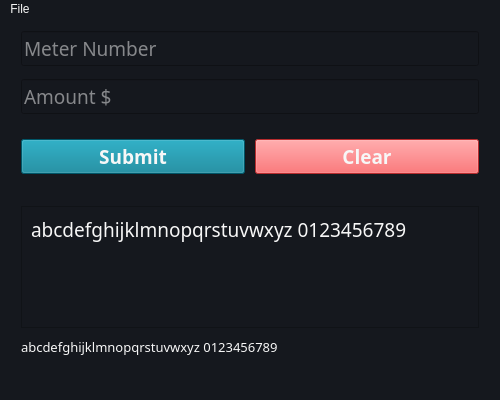
<?xml version="1.0" encoding="UTF-8"?>
<ui version="4.0">
 <class>MainWindow</class>
 <widget class="QMainWindow" name="MainWindow">
  <property name="geometry">
   <rect>
    <x>0</x>
    <y>0</y>
    <width>500</width>
    <height>400</height>
   </rect>
  </property>
  <property name="minimumSize">
   <size>
    <width>500</width>
    <height>400</height>
   </size>
  </property>
  <property name="windowTitle">
   <string>Utility Token Payment Automator</string>
  </property>
  <property name="windowIcon">
   <iconset resource="../static/assets/icons/app_icon.qrc">
    <normaloff>:/main/receipt-share.png</normaloff>:/main/receipt-share.png</iconset>
  </property>
  <property name="styleSheet">
   <string notr="true">background-color: #15181E;
color: #F7F7F7;</string>
  </property>
  <property name="tabShape">
   <enum>QTabWidget::TabShape::Rounded</enum>
  </property>
  <widget class="QWidget" name="centralwidget">
   <layout class="QGridLayout" name="gridLayout_2">
    <item row="0" column="0">
     <widget class="QWidget" name="widget" native="true">
      <layout class="QVBoxLayout" name="verticalLayout">
       <property name="spacing">
        <number>10</number>
       </property>
       <property name="leftMargin">
        <number>12</number>
       </property>
       <property name="topMargin">
        <number>0</number>
       </property>
       <property name="rightMargin">
        <number>12</number>
       </property>
       <property name="bottomMargin">
        <number>12</number>
       </property>
       <item>
        <widget class="QLineEdit" name="le_meterNo">
         <property name="minimumSize">
          <size>
           <width>0</width>
           <height>30</height>
          </size>
         </property>
         <property name="font">
          <font>
           <family>JetBrains Mono</family>
           <pointsize>14</pointsize>
          </font>
         </property>
         <property name="styleSheet">
          <string notr="true"/>
         </property>
         <property name="frame">
          <bool>true</bool>
         </property>
         <property name="placeholderText">
          <string>Meter Number</string>
         </property>
         <property name="clearButtonEnabled">
          <bool>true</bool>
         </property>
        </widget>
       </item>
       <item>
        <widget class="QLineEdit" name="le_amount">
         <property name="minimumSize">
          <size>
           <width>0</width>
           <height>30</height>
          </size>
         </property>
         <property name="font">
          <font>
           <family>JetBrains Mono</family>
           <pointsize>14</pointsize>
          </font>
         </property>
         <property name="contextMenuPolicy">
          <enum>Qt::ContextMenuPolicy::DefaultContextMenu</enum>
         </property>
         <property name="frame">
          <bool>true</bool>
         </property>
         <property name="placeholderText">
          <string>Amount $</string>
         </property>
         <property name="clearButtonEnabled">
          <bool>true</bool>
         </property>
        </widget>
       </item>
       <item>
        <widget class="QWidget" name="widget_3" native="true">
         <property name="maximumSize">
          <size>
           <width>16777215</width>
           <height>50</height>
          </size>
         </property>
         <layout class="QHBoxLayout" name="horizontalLayout">
          <property name="spacing">
           <number>10</number>
          </property>
          <property name="leftMargin">
           <number>0</number>
          </property>
          <property name="topMargin">
           <number>12</number>
          </property>
          <property name="rightMargin">
           <number>0</number>
          </property>
          <property name="bottomMargin">
           <number>12</number>
          </property>
          <item>
           <widget class="QPushButton" name="pb_submit">
            <property name="minimumSize">
             <size>
              <width>0</width>
              <height>35</height>
             </size>
            </property>
            <property name="font">
             <font>
              <family>JetBrains Mono</family>
              <pointsize>14</pointsize>
              <bold>true</bold>
             </font>
            </property>
            <property name="styleSheet">
             <string notr="true">background-color: #007991;</string>
            </property>
            <property name="text">
             <string>Submit</string>
            </property>
           </widget>
          </item>
          <item>
           <widget class="QPushButton" name="pb_clear">
            <property name="minimumSize">
             <size>
              <width>0</width>
              <height>35</height>
             </size>
            </property>
            <property name="font">
             <font>
              <family>JetBrains Mono</family>
              <pointsize>14</pointsize>
              <bold>true</bold>
             </font>
            </property>
            <property name="styleSheet">
             <string notr="true">background-color: #ff3e41;</string>
            </property>
            <property name="text">
             <string>Clear</string>
            </property>
           </widget>
          </item>
         </layout>
        </widget>
       </item>
      </layout>
     </widget>
    </item>
    <item row="1" column="0">
     <widget class="QWidget" name="widget_2" native="true">
      <layout class="QVBoxLayout" name="verticalLayout_2">
       <property name="spacing">
        <number>10</number>
       </property>
       <property name="leftMargin">
        <number>12</number>
       </property>
       <property name="topMargin">
        <number>5</number>
       </property>
       <property name="rightMargin">
        <number>12</number>
       </property>
       <property name="bottomMargin">
        <number>12</number>
       </property>
       <item>
        <widget class="QFrame" name="frame">
         <property name="frameShape">
          <enum>QFrame::Shape::StyledPanel</enum>
         </property>
         <property name="frameShadow">
          <enum>QFrame::Shadow::Raised</enum>
         </property>
         <layout class="QGridLayout" name="gridLayout">
          <item row="0" column="0">
           <widget class="QLabel" name="lb_token">
            <property name="font">
             <font>
              <family>JetBrains Mono</family>
              <pointsize>14</pointsize>
             </font>
            </property>
            <property name="styleSheet">
             <string notr="true">color: #f7f7f7;</string>
            </property>
            <property name="text">
             <string>abcdefghijklmnopqrstuvwxyz 0123456789</string>
            </property>
            <property name="alignment">
             <set>Qt::AlignmentFlag::AlignLeading|Qt::AlignmentFlag::AlignLeft|Qt::AlignmentFlag::AlignTop</set>
            </property>
            <property name="textInteractionFlags">
             <set>Qt::TextInteractionFlag::TextSelectableByKeyboard|Qt::TextInteractionFlag::TextSelectableByMouse</set>
            </property>
           </widget>
          </item>
         </layout>
        </widget>
       </item>
       <item>
        <widget class="QLabel" name="lb_message">
         <property name="minimumSize">
          <size>
           <width>0</width>
           <height>0</height>
          </size>
         </property>
         <property name="maximumSize">
          <size>
           <width>16777215</width>
           <height>18</height>
          </size>
         </property>
         <property name="font">
          <font>
           <family>JetBrains Mono</family>
           <pointsize>10</pointsize>
          </font>
         </property>
         <property name="styleSheet">
          <string notr="true">color: #f7f7f7;</string>
         </property>
         <property name="text">
          <string>abcdefghijklmnopqrstuvwxyz 0123456789</string>
         </property>
        </widget>
       </item>
      </layout>
     </widget>
    </item>
   </layout>
  </widget>
  <widget class="QMenuBar" name="menubar">
   <property name="enabled">
    <bool>true</bool>
   </property>
   <property name="geometry">
    <rect>
     <x>0</x>
     <y>0</y>
     <width>500</width>
     <height>33</height>
    </rect>
   </property>
   <widget class="QMenu" name="menuExit">
    <property name="title">
     <string>File</string>
    </property>
    <addaction name="actionExit"/>
   </widget>
   <addaction name="menuExit"/>
  </widget>
  <widget class="QStatusBar" name="statusbar">
   <property name="font">
    <font>
     <family>JetBrains Mono</family>
     <pointsize>10</pointsize>
    </font>
   </property>
  </widget>
  <action name="actionExit">
   <property name="text">
    <string>Exit</string>
   </property>
  </action>
 </widget>
 <resources>
  <include location="../static/assets/icons/app_icon.qrc"/>
 </resources>
 <connections/>
</ui>
